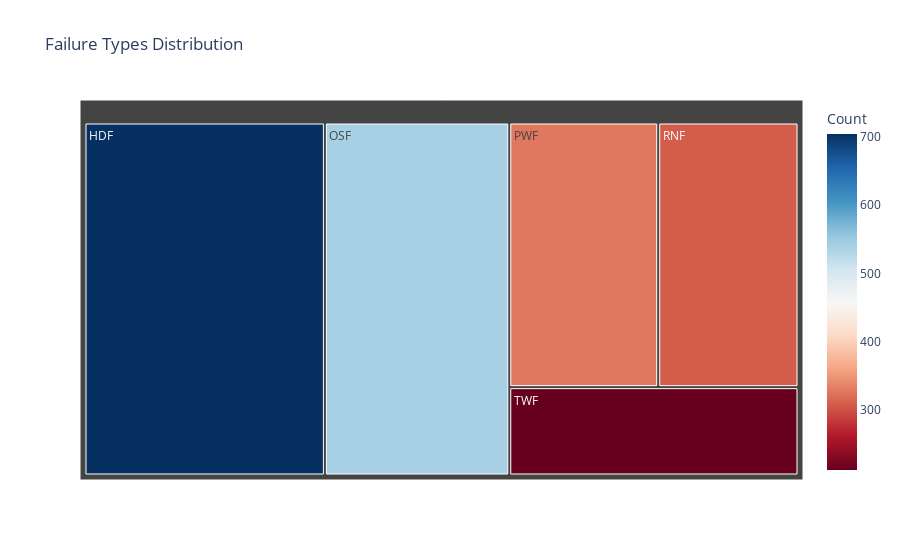

Notebook code cell kept with this figure:
### Markdown cell above
#### Chart - 10

Failure Types Contribution to Overall Failures

### Code cell
import plotly.express as px
import pandas as pd

# Create a DataFrame with failure types and their corresponding counts
failure_types = ['TWF', 'HDF', 'PWF', 'OSF', 'RNF']
failure_counts = analysis_data[failure_types].sum()

# Create a DataFrame for Plotly's TreeMap
tree_map_data = pd.DataFrame({
    'Failure Type': failure_types,
    'Count': failure_counts.values,
    'Parent': [''] * len(failure_types)  # No parent for top-level categories
})

# Create the tree map
fig = px.treemap(tree_map_data, 
                 path=['Parent', 'Failure Type'], 
                 values='Count', 
                 title="Failure Types Distribution",
                 color='Count', 
                 color_continuous_scale="RdBu")

# Show the plot
fig.show()

### Figure 1 — Plotly figure (JSON) as saved in the notebook; plotly's stock layout.template omitted (floating-point values rounded to 4 significant figures)
{"data": [{"branchvalues": "total", "customdata": [[212.0], [704.0], [327.0], [540.0], [308.0], [494.5]], "domain": {"x": [0, 1], "y": [0, 1]}, "hovertemplate": "labels=%{label}<br>Count_sum=%{value}<br>parent=%{parent}<br>id=%{id}<br>Count=%{color}<extra></extra>", "ids": ["/TWF", "/HDF", "/PWF", "/OSF", "/RNF", ""], "labels": ["TWF", "HDF", "PWF", "OSF", "RNF", ""], "marker": {"coloraxis": "coloraxis", "colors": [212.0, 704.0, 327.0, 540.0, 308.0, 494.5]}, "name": "", "parents": ["", "", "", "", "", ""], "type": "treemap", "values": [212.0, 704.0, 327.0, 540.0, 308.0, 2091.0]}], "layout": {"coloraxis": {"colorbar": {"title": {"text": "Count"}}, "colorscale": [[0, "rgb(103,0,31)"], [0.1, "rgb(178,24,43)"], [0.2, "rgb(214,96,77)"], [0.3, "rgb(244,165,130)"], [0.4, "rgb(253,219,199)"], [0.5, "rgb(247,247,247)"], [0.6, "rgb(209,229,240)"], [0.7, "rgb(146,197,222)"], [0.8, "rgb(67,147,195)"], [0.9, "rgb(33,102,172)"], [1, "rgb(5,48,97)"]]}, "legend": {"tracegroupgap": 0}, "title": {"text": "Failure Types Distribution"}}}
